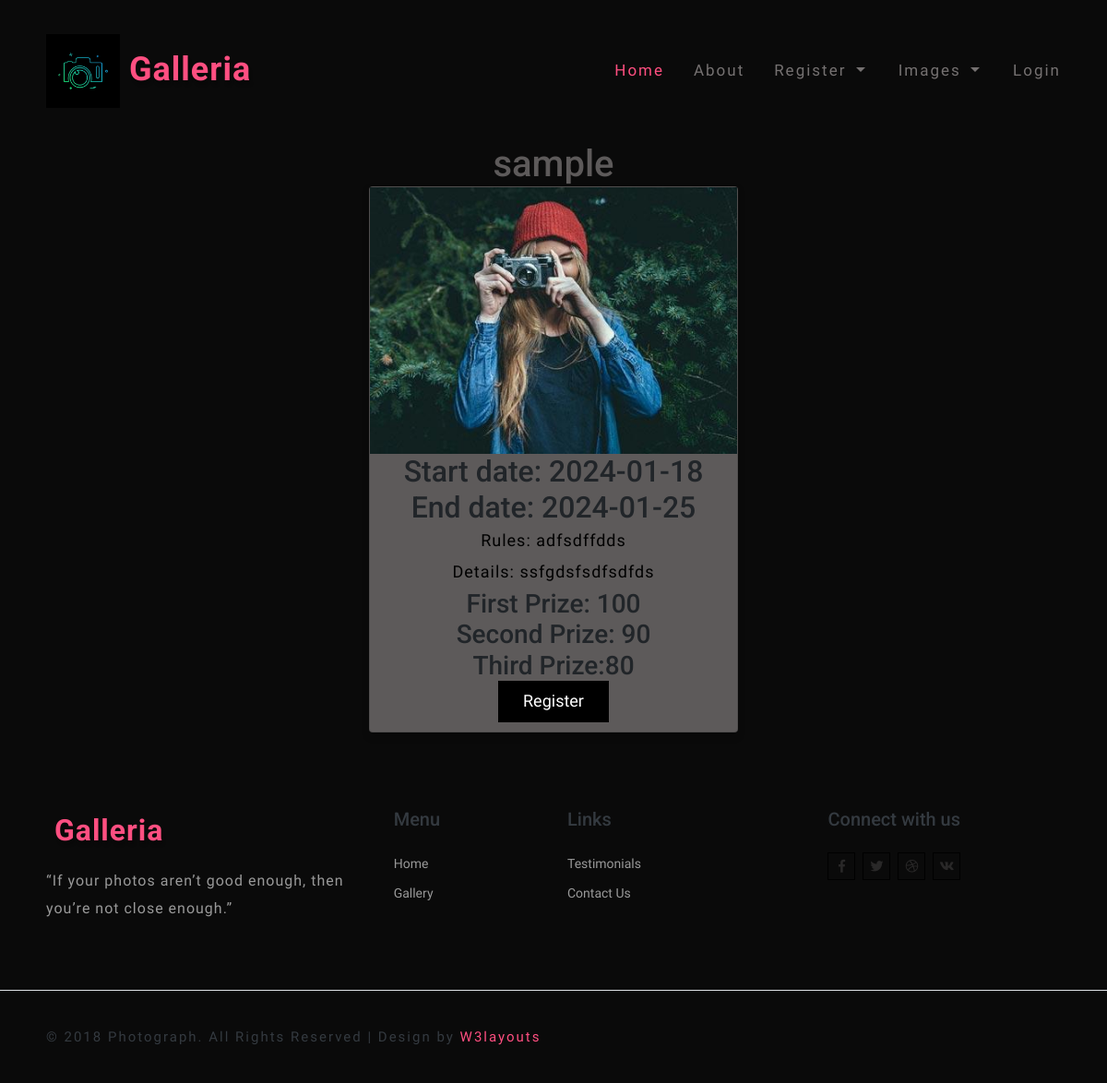
The page /view_contest on the database its author committed.
### Image/models.py (models this page shows)
class contest(db.Model, UserMixin):
    id=db.Column(db.Integer, primary_key=True)
    userid= db.Column(db.Integer,ForeignKey('register.id'))
    title= db.Column(db.String(80))
    start_date= db.Column(db.String(80))
    end_date= db.Column(db.String(80))
    rules = db.Column(db.String(200))
    details= db.Column(db.String(200))
    image=db.Column(db.String(80))
    prize_1=db.Column(db.String(80))
    prize_2=db.Column(db.String(80))
    prize_3=db.Column(db.String(80))

### Image/routes.py (the view)
@login_required
@app.route('/view_contest')
def view_contest():
    a = contest.query.all()
    return render_template("view_contest.html",a=a)

### Image/templates/view_contest.html (shortened to what this page needs)
{% extends 'layout.html' %}
{% block content %}
<!DOCTYPE html>
<html lang="en">
<head>
</head>
<body>
    {% for i in a %}
        <h1 style="text-align:center">{{i.title}}</h1>
        <div class="card">
        <img src="../static/uploads/{{i.image}}" alt="John" style="width:100%">
        <h2>Start date: {{i.start_date}}</h2>
        <h2>End date: {{i.end_date}}</h2>
        <p class="title">Rules: {{i.rules}}</p>
        <p class="title">Details: {{i.details}}</p>
        <h3>First Prize: {{i.prize_1}}</h3>
        <h3>Second Prize: {{i.prize_2}}</h3>
        <h3>Third Prize:{{i.prize_3}}</h3>
        {% if session['ut'] == "Contributor" %}
        <p><a href="/edit_con/{{i.id}}"><button>Edit</button></a></p>
        <p><a href="/delete_contest/{{i.id}}"><button>Delete</button></a></p>
        {% else %}
        <p><a href="/payment_contest/{{i.id}}"><button>Register</button></a></p>
        {% endif %}
        </div>
    {% endfor %}
</body>
</html>
{% endblock %}

### Image/static/css/style.css (style rules this page uses)
body { padding: 0; margin: 0; background: #0a0a0a; font-family: 'Hind', sans-serif; }
body a { transition: 0.5s all; -webkit-transition: 0.5s all; -moz-transition: 0.5s all; -o-transition: 0.5s all; -ms-transition: 0.5s all; text-decoration: none; }
h1, h2, h3, h4, h5, h6 { margin: 0; padding: 0; font-family: 'Roboto', sans-serif; }
p { margin: 0; padding: 0; font-size: 16px; letter-spacing: 1px; line-height: 1.9; color: #999; font-family: 'Hind', sans-serif; }

### Image/templates/view_contest.html (style rules this page uses)
.card { box-shadow: 0 4px 8px 0 rgba(0, 0, 0, 0.2); max-width: 400px; margin: auto; margin-bottom: 10px; text-align: center; font-family: arial; background-color: #5d5a5a; }
.title { color: black; font-size: 18px; }
button { border: none; outline: 0; display: inline-block; padding: 5px; color: white; background-color: #000; text-align: center; cursor: pointer; width: 30%; font-size: 18px; margin-bottom: 10px; }
a { text-decoration: none; color: rgb(157, 149, 149); }
h1 { color: #5d5a5a; }

### rows shown on the page
contest: title "sample", image (picture), start_date "2024-01-18", end_date "2024-01-25", rules "adfsdffdds", details "ssfgdsfsdfsdfds", prize_1 "100", prize_2 "90", prize_3 "80"
